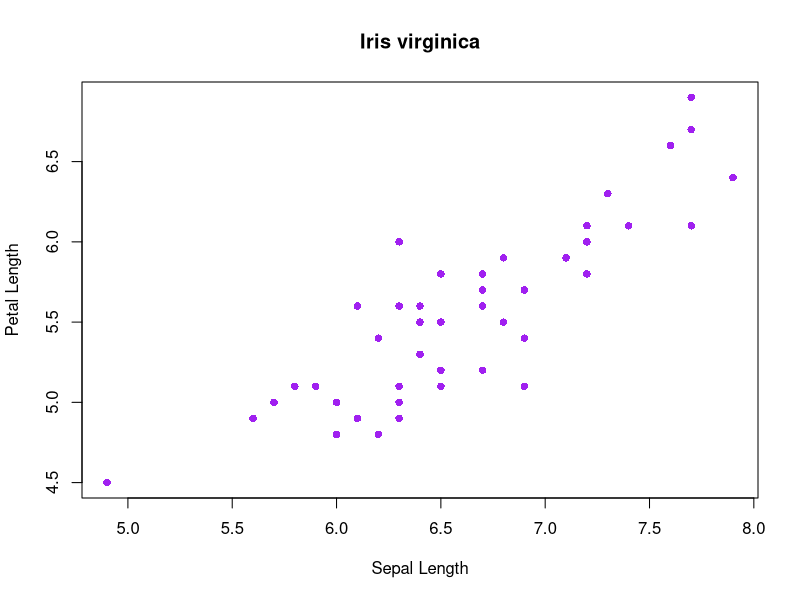
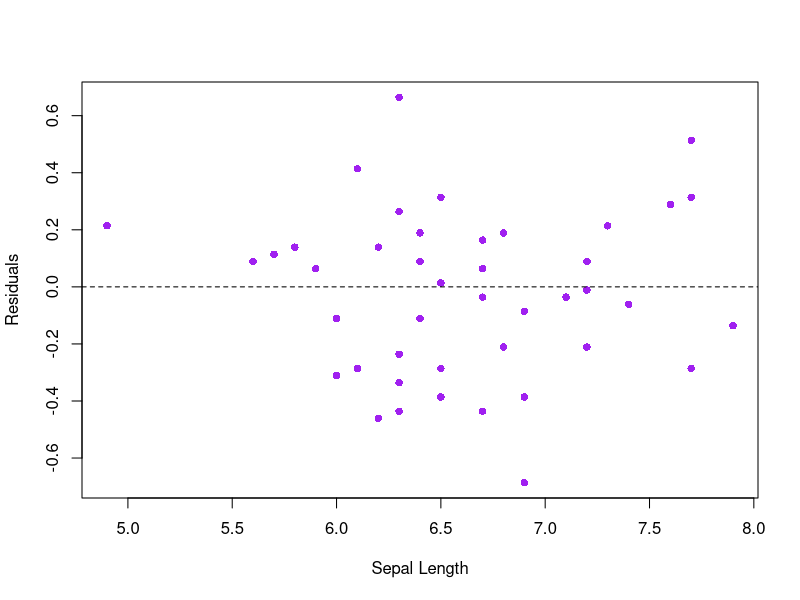
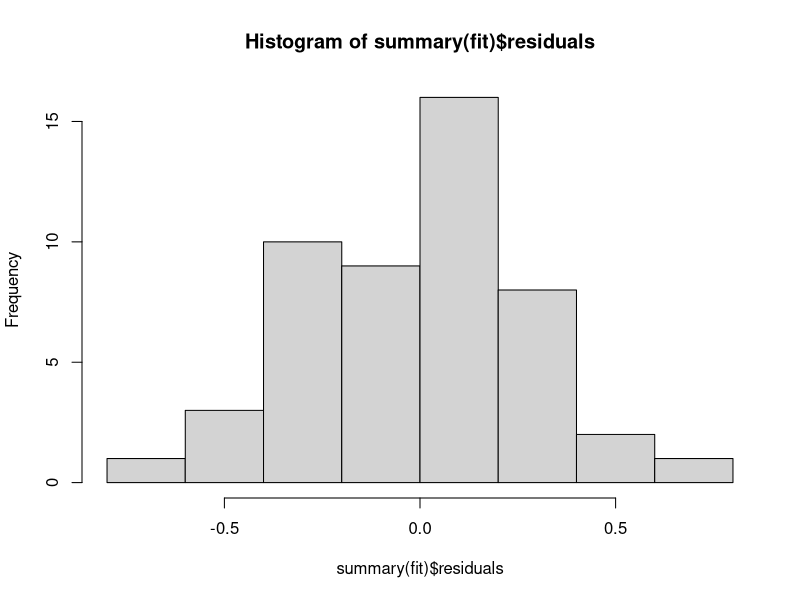
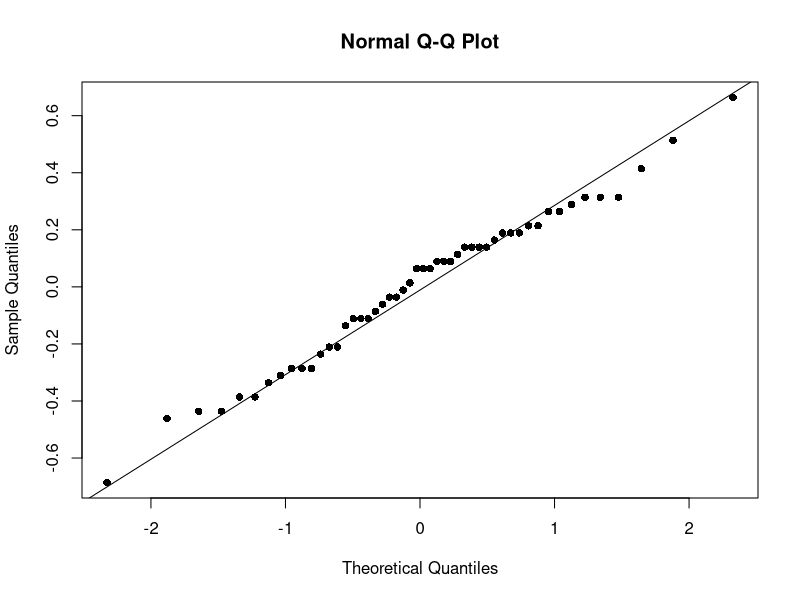

The R script that drew these images, in order:
#---------------------------------------
# example code for linear model lecture
# utilizing iris data set
# ML 09/25/20
#---------------------------------------


#susbet for Iris virginica
flower <- iris[iris$Species=="virginica",]

# linear model relating petal length to sepal length
fit <- lm(flower$Petal.Length~flower$Sepal.Length)

# view results
summary(fit)

# create a scatter plot
plot(flower$Sepal.Length,flower$Petal.Length,
     main = "Iris virginica",
     xlab = "Sepal Length",
     ylab = "Petal Length",
     col = "purple", pch = 16)

# plot the residuals, stored in regression summary
plot(flower$Sepal.Length,summary(fit)$residuals,
     xlab = "Sepal Length", 
     ylab = "Residuals", 
     col = "purple",
     pch = 16)

# add a horizontal line ro reference
abline(h=0,
       lty = "dashed")

# histogram of residuals
hist(summary(fit)$residuals)

# shapiro wilks test
shapiro.test(summary(fit)$residuals)

# qq plot
qqnorm(summary(fit)$residuals, pch = 16)

qqline(summary(fit)$residuals, datax = FALSE, distribution = qnorm,
       probs = c(0.25, 0.75), qtype = 7, pch = 16)
